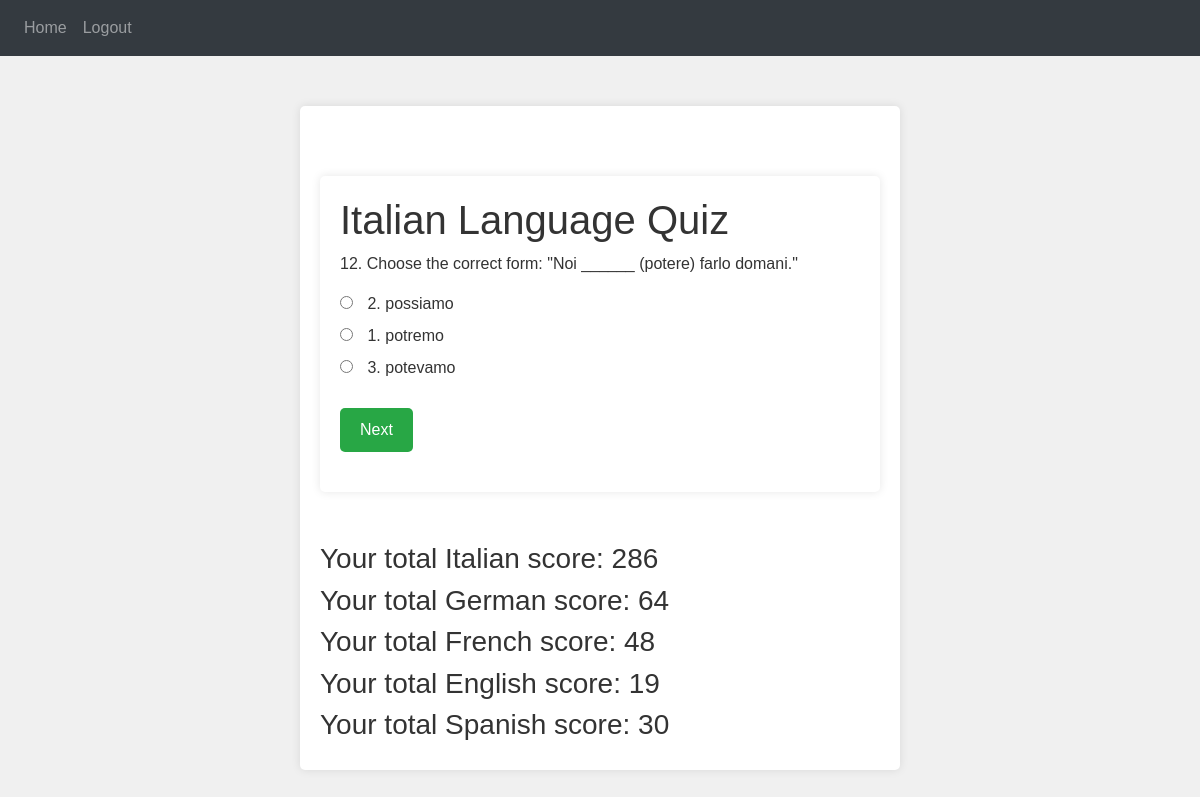
/quiz (signed in), run on an earlier commit of the app's database.
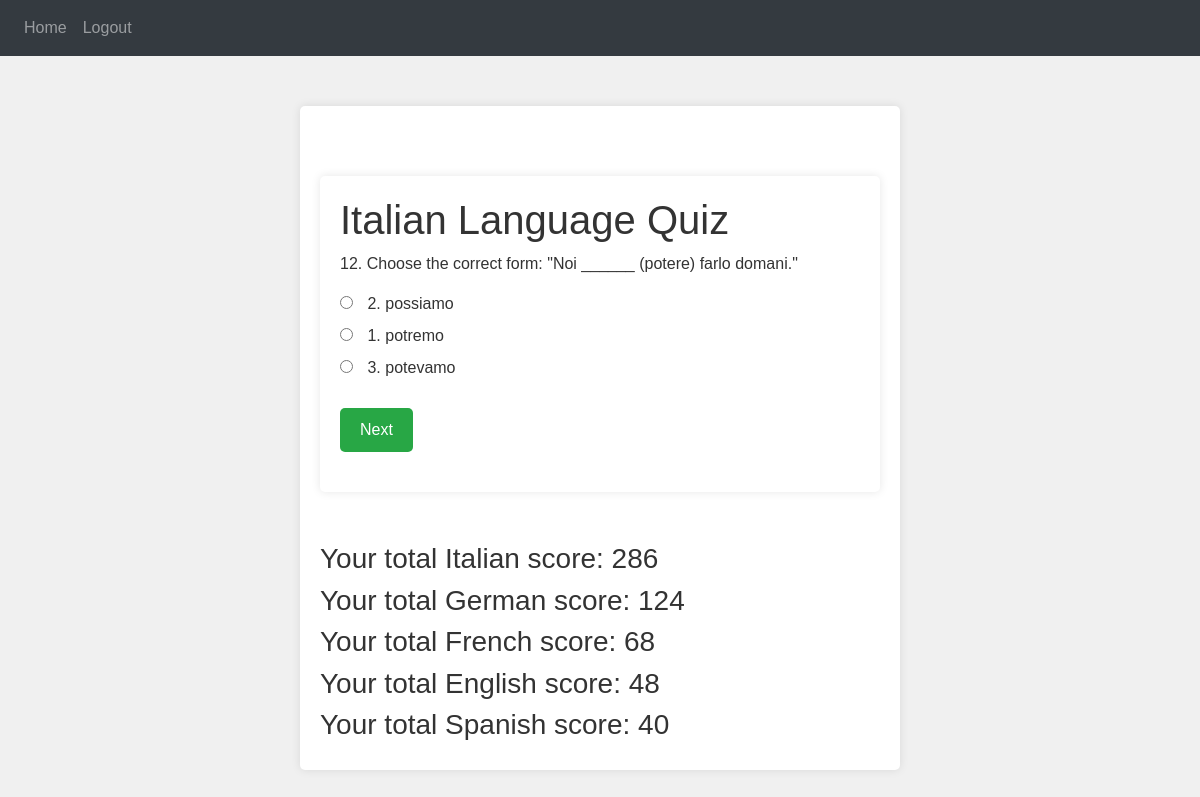
And on a later commit of the database.
### website/models.py (models this page shows)
class Question(db.Model):
    id = db.Column(db.Integer, primary_key=True)
    question_text = db.Column(db.String(500))
    option_a = db.Column(db.String(200))
    option_b = db.Column(db.String(200))
    option_c = db.Column(db.String(200))
    correct_option = db.Column(db.String(2))  # Correct option among 'a', 'b', 'c'
    language = db.Column(db.String(50))  # To distinguish between languages
    qtype = db.Column(db.String(50))  # subject of question
    difficulty = db.Column(db.Integer)  # diffi 1-3

class User(db.Model, UserMixin):
    id = db.Column(db.Integer, primary_key=True)
    email = db.Column(db.String(150), unique=True)
    password = db.Column(db.String(150))
    first_name = db.Column(db.String(150))
    notes = db.relationship('Note')
    quiz_results = db.relationship('QuizResult', backref='user', lazy=True)
    total_score_it = db.Column(db.Integer, default=0)
    total_score_de = db.Column(db.Integer, default=0)
    total_score_fr = db.Column(db.Integer, default=0)
    total_score_en = db.Column(db.Integer, default=0)
    total_score_es = db.Column(db.Integer, default=0)

### website/views.py (the view, shortened to what this page needs)
@views.route('/quiz', methods=['GET', 'POST'])
@login_required
def quiz():
    language_map = {
        'it': 'Italian',
        'de': 'German',
        'fr': 'French',
        'en': 'English',
        'es': 'Spanish'
    }
    language = session.get('language', 'it')  # Default to 'it' if not set
    language_name = language_map.get(language, 'Italian')  # Default to 'Italian' if language code is not recognized
    question_ids = [q.id for q in Question.query.filter_by(language=language).all()]
    if len(question_ids) > 10:
        question_ids = random.sample(question_ids, 10)
        print(question_ids)
    questions = Question.query.filter(Question.id.in_(question_ids)).all()
    print(questions)
    for q in questions:
        options = [
            {'label': 'a', 'text': q.option_a},
            {'label': 'b', 'text': q.option_b},
            {'label': 'c', 'text': q.option_c}
        ]
        random.shuffle(options)
        q.shuffled_options = options
    return render_template('quiz.html', user=current_user, questions=questions, language_name=language_name)

### website/__init__.py (called while the page is built)
def create_app():
    app = Flask(__name__)
    app.config['SECRET_KEY'] = 'hjshjhdjah kjshkjdhjs'
    app.config['SQLALCHEMY_DATABASE_URI'] = f'sqlite:///{DB_NAME}'
    db.init_app(app)
    from .views import views
    from .auth import auth
    app.register_blueprint(views, url_prefix='/')
    app.register_blueprint(auth, url_prefix='/')
    from .models import User, Note
    with app.app_context():
        db.create_all()
    login_manager = LoginManager()
    login_manager.login_view = 'auth.login'
    login_manager.init_app(app)
    @login_manager.user_loader
    def load_user(id):
        return User.query.get(int(id))
    return app

### website/templates/quiz.html (shortened to what this page needs)
{% extends "base.html" %} {% block title %}{{ language_name }} Quiz{% endblock %} {% block content %}
<div class="container">
    <h1>{{ language_name }} Language Quiz</h1>
    {% for q in questions %}
    <div class="question {% if loop.first %}active{% endif %}" id="question{{ loop.index }}">
        <p>{{ q.question_text }}</p>
        <div class="answers">
            <label>
                <input type="radio" name="q{{ loop.index }}" value="{{ q.shuffled_options[0].label }}"> {{ q.shuffled_options[0].text }}
            </label><br>
            <label>
                <input type="radio" name="q{{ loop.index }}" value="{{ q.shuffled_options[1].label }}"> {{ q.shuffled_options[1].text }}
            </label><br>
            <label>
                <input type="radio" name="q{{ loop.index }}" value="{{ q.shuffled_options[2].label }}"> {{ q.shuffled_options[2].text }}
            </label><br>
        </div>
        {% if not loop.last %}
        <button class="btn" onclick="nextQuestion({{ loop.index }}, {{ q.id }}, '{{ q.language }}', '{{ q.qtype }}', '{{ q.difficulty }}')">Next</button>
    {% else %}
        <button class="btn" onclick="nextQuestion({{ 10 }}, {{ q.id }}, '{{ q.language }}', '{{ q.qtype }}', '{{ q.difficulty }}')">Next</button>
    {% endif %}
    </div>
    {% endfor %}
</div>
<div class="score-display">
  <h3>Your total Italian score: {{ user.total_score_it }}</h3>
</div>
<div class="score-display">
  <h3>Your total German score: {{ user.total_score_de }}</h3>
</div>
<div class="score-display">
  <h3>Your total French score: {{ user.total_score_fr }}</h3>
</div>
<div class="score-display">
  <h3>Your total English score: {{ user.total_score_en }}</h3>
</div>
<div class="score-display">
  <h3>Your total Spanish score: {{ user.total_score_es }}</h3>
</div>
{% endblock %}

### website/templates/base.html (shortened to what this page needs)
<!DOCTYPE html>
<html>
  <head>
    <link
      rel="stylesheet"
      href="https://stackpath.bootstrapcdn.com/font-awesome/4.7.0/css/font-awesome.min.css"
    />
    <link rel="stylesheet" href="https://maxcdn.bootstrapcdn.com/bootstrap/4.5.2/css/bootstrap.min.css">
  </head>
  <body>
    <nav class="navbar navbar-expand-lg navbar-dark bg-dark">
      <div class="collapse navbar-collapse" id="navbar">
        <div class="navbar-nav">
          {% if user.is_authenticated %}
          <a class="nav-item nav-link" id="home" href="/">Home</a>
          <a class="nav-item nav-link" id="logout" href="/logout">Logout</a>
          {% else %}
          <a class="nav-item nav-link" id="login" href="/login">Login</a>
          <a class="nav-item nav-link" id="signUp" href="/sign-up">Sign Up</a>
          {% endif %}
        </div>
      </div>
    </nav>
    <div class="container">{% block content %} {% endblock %}</div>
  </body>
</html>

### website/templates/quiz.html (style rules this page uses)
body { font-family: Arial, sans-serif; background-color: #f0f0f0; color: #333; margin: 0; }
.container { max-width: 600px; margin: 50px auto; padding: 20px; background-color: #fff; border-radius: 5px; box-shadow: 0 0 10px rgba(0, 0, 0, 0.1); }
.question { margin-bottom: 10px; display: none; }
.question.active { display: block; }
.answers { margin-bottom: 20px; }
.answers input { margin-right: 10px; }
.btn { padding: 10px 20px; background-color: #28a745; border: none; color: #fff; cursor: pointer; border-radius: 5px; }

What changed in the data, as far as the page shows it:
changed User: total_score_de "64" → "124"; total_score_fr "48" → "68"; total_score_en "19" → "48"; total_score_es "30" → "40"
